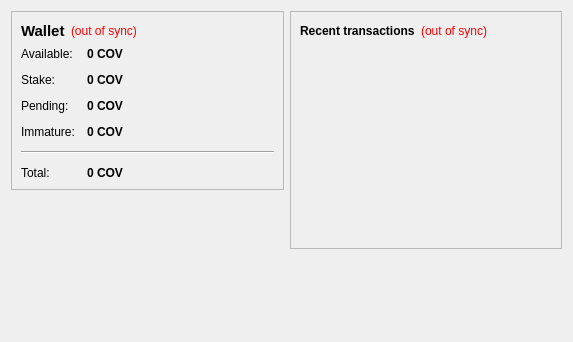
<?xml version="1.0" encoding="UTF-8"?>
<ui version="4.0">
 <class>OverviewPage</class>
 <widget class="QWidget" name="OverviewPage">
  <property name="geometry">
   <rect>
    <x>0</x>
    <y>0</y>
    <width>573</width>
    <height>342</height>
   </rect>
  </property>
  <property name="windowTitle">
   <string>Form</string>
  </property>
  <layout class="QHBoxLayout" name="horizontalLayout" stretch="1,1">
   <item>
    <layout class="QVBoxLayout" name="verticalLayout_2">
     <item>
      <widget class="QFrame" name="frame">
       <property name="frameShape">
        <enum>QFrame::StyledPanel</enum>
       </property>
       <property name="frameShadow">
        <enum>QFrame::Raised</enum>
       </property>
       <layout class="QVBoxLayout" name="verticalLayout_4">
        <item>
         <layout class="QHBoxLayout" name="horizontalLayout_4">
          <item>
           <widget class="QLabel" name="label_5">
            <property name="font">
             <font>
              <pointsize>11</pointsize>
              <weight>75</weight>
              <bold>true</bold>
             </font>
            </property>
            <property name="text">
             <string>Wallet</string>
            </property>
           </widget>
          </item>
          <item>
           <widget class="QLabel" name="labelWalletStatus">
            <property name="toolTip">
             <string>The displayed information may be out of date. Your wallet automatically synchronizes with the Coven network after a connection is established, but this process has not completed yet.</string>
            </property>
            <property name="styleSheet">
             <string notr="true">QLabel { color: red; }</string>
            </property>
            <property name="text">
             <string notr="true">(out of sync)</string>
            </property>
            <property name="alignment">
             <set>Qt::AlignLeading|Qt::AlignLeft|Qt::AlignVCenter</set>
            </property>
           </widget>
          </item>
          <item>
           <spacer name="horizontalSpacer_2">
            <property name="orientation">
             <enum>Qt::Horizontal</enum>
            </property>
            <property name="sizeHint" stdset="0">
             <size>
              <width>40</width>
              <height>20</height>
             </size>
            </property>
           </spacer>
          </item>
         </layout>
        </item>
        <item>
         <layout class="QFormLayout" name="formLayout_2">
          <property name="fieldGrowthPolicy">
           <enum>QFormLayout::AllNonFixedFieldsGrow</enum>
          </property>
          <property name="horizontalSpacing">
           <number>12</number>
          </property>
          <property name="verticalSpacing">
           <number>12</number>
          </property>
          <item row="0" column="0">
           <widget class="QLabel" name="label">
            <property name="text">
             <string>Available:</string>
            </property>
           </widget>
          </item>
          <item row="0" column="1">
           <widget class="QLabel" name="labelBalance">
            <property name="font">
             <font>
              <weight>75</weight>
              <bold>true</bold>
             </font>
            </property>
            <property name="cursor">
             <cursorShape>IBeamCursor</cursorShape>
            </property>
            <property name="toolTip">
             <string>Your current spendable balance</string>
            </property>
            <property name="text">
             <string notr="true">0 COV</string>
            </property>
            <property name="textInteractionFlags">
             <set>Qt::LinksAccessibleByMouse|Qt::TextSelectableByKeyboard|Qt::TextSelectableByMouse</set>
            </property>
           </widget>
          </item>
          <item row="1" column="0">
           <widget class="QLabel" name="label_6">
            <property name="text">
             <string>Stake:</string>
            </property>
           </widget>
          </item>
          <item row="1" column="1">
           <widget class="QLabel" name="labelStake">
            <property name="font">
             <font>
              <weight>75</weight>
              <bold>true</bold>
             </font>
            </property>
            <property name="cursor">
             <cursorShape>IBeamCursor</cursorShape>
            </property>
            <property name="toolTip">
             <string>Total of coins that was staked, and do not yet count toward the current balance</string>
            </property>
            <property name="text">
             <string notr="true">0 COV</string>
            </property>
            <property name="textInteractionFlags">
             <set>Qt::LinksAccessibleByMouse|Qt::TextSelectableByKeyboard|Qt::TextSelectableByMouse</set>
            </property>
           </widget>
          </item>
          <item row="2" column="0">
           <widget class="QLabel" name="label_3">
            <property name="text">
             <string>Pending:</string>
            </property>
           </widget>
          </item>
          <item row="2" column="1">
           <widget class="QLabel" name="labelUnconfirmed">
            <property name="font">
             <font>
              <weight>75</weight>
              <bold>true</bold>
             </font>
            </property>
            <property name="cursor">
             <cursorShape>IBeamCursor</cursorShape>
            </property>
            <property name="toolTip">
             <string>Total of transactions that have yet to be confirmed, and do not yet count toward the current balance</string>
            </property>
            <property name="text">
             <string notr="true">0 COV</string>
            </property>
            <property name="textInteractionFlags">
             <set>Qt::LinksAccessibleByMouse|Qt::TextSelectableByKeyboard|Qt::TextSelectableByMouse</set>
            </property>
           </widget>
          </item>
          <item row="3" column="0">
           <widget class="QLabel" name="labelImmatureText">
            <property name="text">
             <string>Immature:</string>
            </property>
           </widget>
          </item>
          <item row="3" column="1">
           <widget class="QLabel" name="labelImmature">
            <property name="font">
             <font>
              <weight>75</weight>
              <bold>true</bold>
             </font>
            </property>
            <property name="toolTip">
             <string>Mined balance that has not yet matured</string>
            </property>
            <property name="text">
             <string notr="true">0 COV</string>
            </property>
            <property name="textInteractionFlags">
             <set>Qt::LinksAccessibleByMouse|Qt::TextSelectableByKeyboard|Qt::TextSelectableByMouse</set>
            </property>
           </widget>
          </item>
          <item row="4" column="0" colspan="2">
           <widget class="Line" name="line">
            <property name="orientation">
             <enum>Qt::Horizontal</enum>
            </property>
           </widget>
          </item>
          <item row="5" column="0">
           <widget class="QLabel" name="labelTotalText">
            <property name="text">
             <string>Total:</string>
            </property>
           </widget>
          </item>
          <item row="5" column="1">
           <widget class="QLabel" name="labelTotal">
            <property name="font">
             <font>
              <weight>75</weight>
              <bold>true</bold>
             </font>
            </property>
            <property name="cursor">
             <cursorShape>IBeamCursor</cursorShape>
            </property>
            <property name="toolTip">
             <string>Your current total balance</string>
            </property>
            <property name="text">
             <string notr="true">0 COV</string>
            </property>
            <property name="textInteractionFlags">
             <set>Qt::LinksAccessibleByMouse|Qt::TextSelectableByKeyboard|Qt::TextSelectableByMouse</set>
            </property>
           </widget>
          </item>
         </layout>
        </item>
       </layout>
      </widget>
     </item>
     <item>
      <spacer name="verticalSpacer">
       <property name="orientation">
        <enum>Qt::Vertical</enum>
       </property>
       <property name="sizeHint" stdset="0">
        <size>
         <width>20</width>
         <height>40</height>
        </size>
       </property>
      </spacer>
     </item>
    </layout>
   </item>
   <item>
    <layout class="QVBoxLayout" name="verticalLayout_3">
     <item>
      <widget class="QFrame" name="frame_2">
       <property name="frameShape">
        <enum>QFrame::StyledPanel</enum>
       </property>
       <property name="frameShadow">
        <enum>QFrame::Raised</enum>
       </property>
       <layout class="QVBoxLayout" name="verticalLayout">
        <item>
         <layout class="QHBoxLayout" name="horizontalLayout_2">
          <item>
           <widget class="QLabel" name="label_4">
            <property name="text">
             <string>&lt;b&gt;Recent transactions&lt;/b&gt;</string>
            </property>
           </widget>
          </item>
          <item>
           <widget class="QLabel" name="labelTransactionsStatus">
            <property name="toolTip">
             <string>The displayed information may be out of date. Your wallet automatically synchronizes with the Coven network after a connection is established, but this process has not completed yet.</string>
            </property>
            <property name="styleSheet">
             <string notr="true">QLabel { color: red; }</string>
            </property>
            <property name="text">
             <string notr="true">(out of sync)</string>
            </property>
            <property name="alignment">
             <set>Qt::AlignRight|Qt::AlignTrailing|Qt::AlignVCenter</set>
            </property>
           </widget>
          </item>
          <item>
           <spacer name="horizontalSpacer">
            <property name="orientation">
             <enum>Qt::Horizontal</enum>
            </property>
            <property name="sizeHint" stdset="0">
             <size>
              <width>40</width>
              <height>20</height>
             </size>
            </property>
           </spacer>
          </item>
         </layout>
        </item>
        <item>
         <widget class="QListView" name="listTransactions">
          <property name="styleSheet">
           <string notr="true">QListView { background: transparent; }</string>
          </property>
          <property name="frameShape">
           <enum>QFrame::NoFrame</enum>
          </property>
          <property name="verticalScrollBarPolicy">
           <enum>Qt::ScrollBarAlwaysOff</enum>
          </property>
          <property name="horizontalScrollBarPolicy">
           <enum>Qt::ScrollBarAlwaysOff</enum>
          </property>
          <property name="selectionMode">
           <enum>QAbstractItemView::NoSelection</enum>
          </property>
         </widget>
        </item>
       </layout>
      </widget>
     </item>
     <item>
      <spacer name="verticalSpacer_2">
       <property name="orientation">
        <enum>Qt::Vertical</enum>
       </property>
       <property name="sizeHint" stdset="0">
        <size>
         <width>20</width>
         <height>40</height>
        </size>
       </property>
      </spacer>
     </item>
    </layout>
   </item>
  </layout>
 </widget>
 <resources/>
 <connections/>
</ui>
